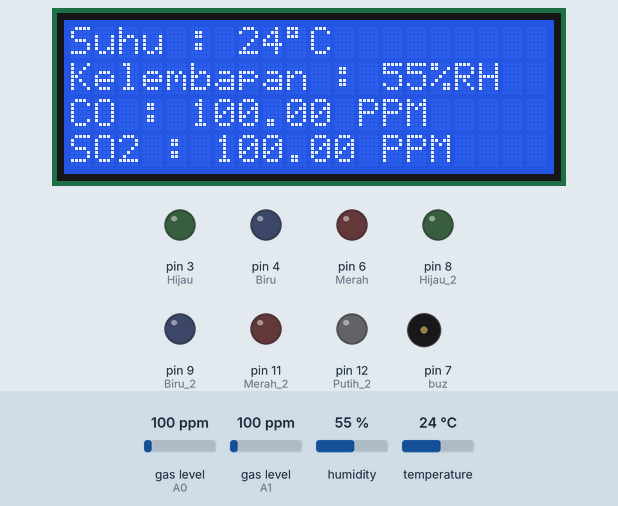
This sketch was run on a simulated Arduino Uno, built with avr-gcc and run on an emulated ATmega328P. On the bench: 20×4 character LCD, output pins drawn as LEDs (lit = HIGH), buzzer (waves = sounding, pin HIGH). Inputs (shaded band) come from the test bench; at power-on: gas level (sensors on A0, A1) 100 ppm, humidity 55 %, temperature 24 °C. Pins used as bus, display or sensor lines are not drawn; what the sketch prints to the serial monitor is not drawn.

Above: at 1.6 s.
1.7 s: gas level (sensor on A0) set to 20 ppm
At 11.7 s:
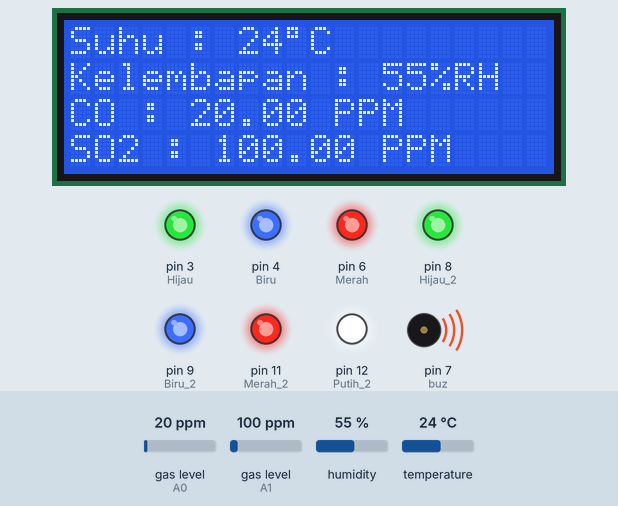
12.1 s: gas level (sensor on A1) set to 20 ppm
At 21.5 s:
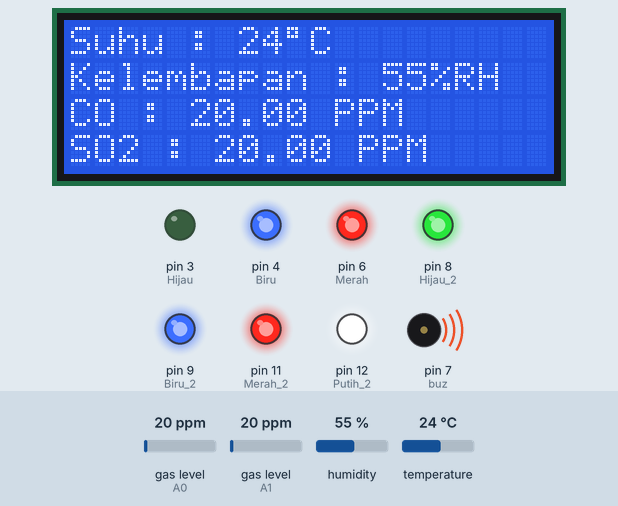
22.2 s: humidity set to 22 %
At 31.2 s:
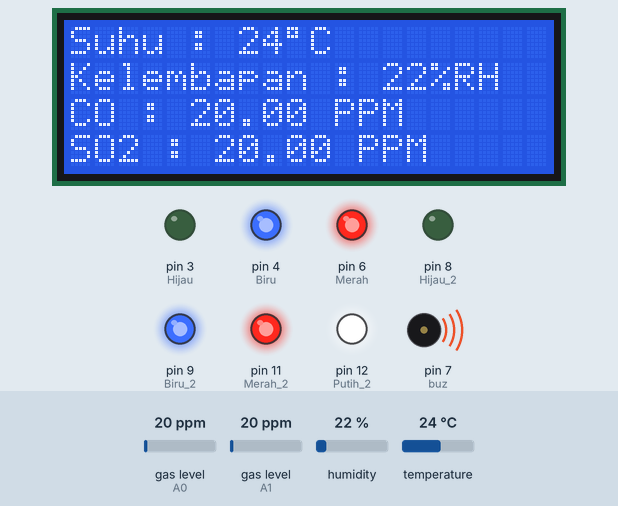
32.2 s: temperature set to 12 °C
At 42.0 s:
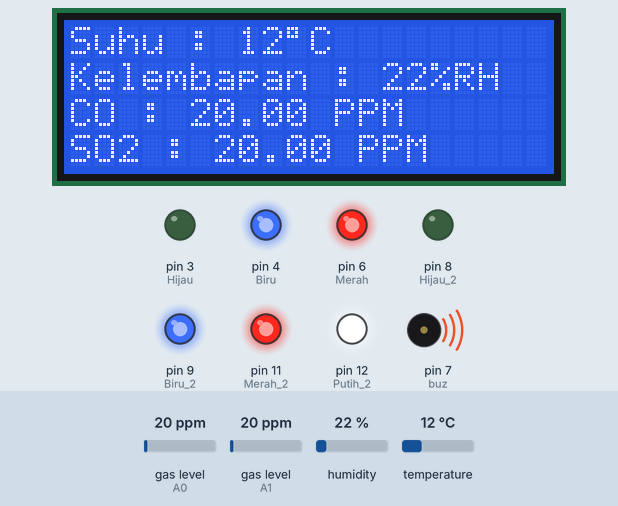
42.3 s: gas level (sensor on A0) set to 250 ppm
At 52.0 s:
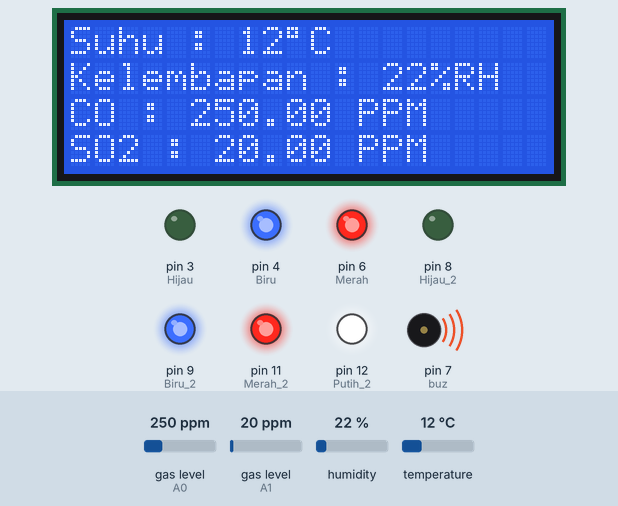
52.4 s: gas level (sensor on A1) set to 250 ppm
At 61.9 s:
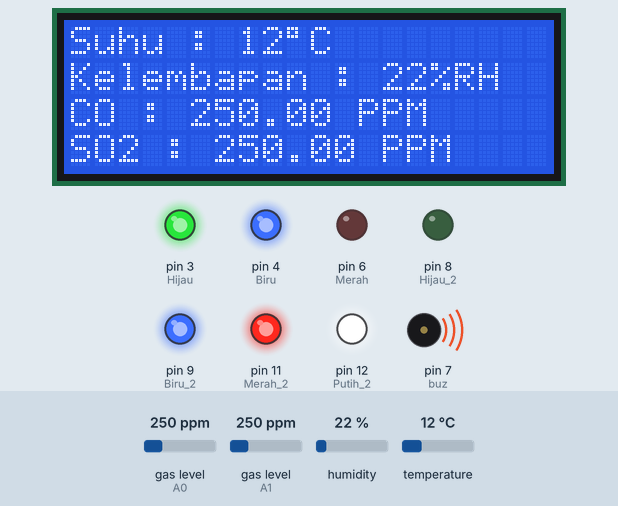
Timing chart, 0 to 72.5 s (numbered marks = the images above; inputs shaded):
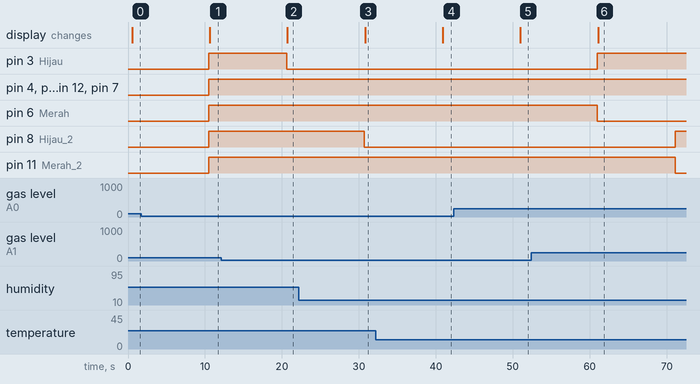

The sketch:

Air_Quality_Sensor.ino
```cpp
#include <DHT.h>  //menyertakan library DHT kedalam program
#include <LiquidCrystal_I2C.h>
#include <MQ135.h>
#include <MQUnifiedsensor.h>
#include <SD.h>
#include <SPI.h>


//Definitions
#define placa "Arduino UNO"
#define Voltage_Resolution 5
#define pin A0          //Analog input 0 of your arduino
#define type "MQ-135"   //MQ135
#define pin2 A1         //Analog input 0 of your arduino
#define type2 "MQ-136"  //MQ135

#define DHTPIN 2       //kita pasang sensor pada pin 2 digital
#define DHTTYPE DHT11  //kita menggunakan jenis sensor DHT11

#define ADC_Bit_Resolution 10   // For arduino UNO/MEGA/NANO
#define RatioMQ135CleanAir 3.6  //RS / R0 = 3.6 ppm
#define RatioMQ136CleanAir 3.6  //RS / R0 = 3.6 ppm

int buz = 7;

const int Hijau = 3;
const int Biru = 4;
const int Kuning = 5;
const int Merah = 6;
const int Putih = 7;
const int Hijau_2 = 8;
const int Biru_2 = 9;
const int Kuning_2 = 10;
const int Merah_2 = 11;
const int Putih_2 = 12;

//Declare Sensor
MQUnifiedsensor MQ135(placa, Voltage_Resolution, ADC_Bit_Resolution, pin, type);
MQUnifiedsensor MQ136(placa, Voltage_Resolution, ADC_Bit_Resolution, pin2, type2);
DHT dht(DHTPIN, DHTTYPE);  //deklarasi pin sensor dengan jenis sensor yang dipilih

LiquidCrystal_I2C lcd(0x27, 20, 4);

void setup() {

  lcd.init();       // Inisiasi LCD
  lcd.backlight();  // Menyalakan Backlight LCD
  dht.begin();      //program komunikasi atau setup untuk sensor DHT
  Serial.begin(9600);

  MQ135.setRegressionMethod(1);  //_PPM =  a*ratio^b
  MQ135.setA(605.18);
  MQ135.setB(-3.937);

  MQ136.setRegressionMethod(1);  //_PPM =  a*ratio^b
  MQ136.setA(40.44);
  MQ136.setB(-1.086);

  MQ135.init();
  MQ136.init();

  float calcR0 = 0;
  for (int i = 1; i <= 10; i++) {
    MQ135.update();  // Update data, the arduino will read the voltage from the analog pin
    calcR0 += MQ135.calibrate(RatioMQ135CleanAir);
  }

  float calcR1 = 0;
  for (int u = 1; u <= 10; u++) {
    MQ136.update();  // Update data, the arduino will read the voltage from the analog pin
    calcR1 += MQ136.calibrate(RatioMQ136CleanAir);
  }
  MQ135.setR0(calcR0 / 10);
  if (isinf(calcR0)) {
    Serial.println("Warning: Conection issue, R0 is infinite (Open circuit detected) please check your wiring and supply");
    while (1)
      ;
  }
  if (calcR0 == 0) {
    Serial.println("Warning: Conection issue found, R0 is zero (Analog pin shorts to ground) please check your wiring and supply");
    while (1)
      ;
  }

  MQ136.setR0(calcR1 / 10);
  if (isinf(calcR1)) {
    Serial.println("Warning: Conection issue, R0 is infinite (Open circuit detected) please check your wiring and supply");
    while (1)
      ;
  }
  if (calcR1 == 0) {
    Serial.println("Warning: Conection issue found, R0 is zero (Analog pin shorts to ground) please check your wiring and supply");
    while (1)
      ;
  }

  pinMode(PIN4, OUTPUT);

  pinMode(Hijau, OUTPUT);
  pinMode(Biru, OUTPUT);
  pinMode(Kuning, OUTPUT);
  pinMode(Merah, OUTPUT);
  pinMode(Putih, OUTPUT);
  pinMode(Hijau_2, OUTPUT);
  pinMode(Biru_2, OUTPUT);
  pinMode(Kuning_2, OUTPUT);
  pinMode(Merah_2, OUTPUT);
  pinMode(Putih_2, OUTPUT);

  pinMode(buz, OUTPUT);

  pinMode(A0, INPUT);
  pinMode(A1, INPUT);


  lcd.setCursor(0, 0);
  lcd.print("Yusuf Cahyo Nugroho");
  lcd.setCursor(0, 1);
  lcd.print("STMIK Sinus");
  lcd.setCursor(0, 2);
  lcd.print("Sistem Informasi");
  lcd.setCursor(0, 3);
  lcd.print("2 September 2023");
  delay(300);
}

void loop() {
  MQ135.update();
  MQ135.readSensor();
  MQ136.update();
  MQ136.readSensor();
  float kelembapan = dht.readHumidity();  //menyimpan nilai kelembapan pada variabel kelembapan
  float suhu = dht.readTemperature();     //menyimpan nilai suhu pada variabel suhu
  lcd.clear();

  //menampilkan nilai suhu pada LCD
  lcd.setCursor(0, 0);
  lcd.print("Suhu : ");
  lcd.print((int)suhu);
  lcd.print((char)223);  //Simbol Derajat di LCD
  lcd.print("C ");

  //menampilkan nilai kelembapan pada LCD
  lcd.setCursor(0, 1);  //
  lcd.print("Kelembapan : ");
  lcd.print((int)kelembapan);
  lcd.print("%RH");

  float CO = MQ135.readSensor();  // Sensor will read PPM co-35ncentration using the model, a and b values set previously or from the setup
  lcd.setCursor(0, 2);
  lcd.print("CO : ");
  lcd.print(CO);
  lcd.print(" PPM");

  float SO2 = MQ136.readSensor();  // Sensor will read PPM concentration using the model, a and b values set previously or from the setup
  lcd.setCursor(0, 3);
  lcd.print("SO2 : ");
  lcd.print(SO2);
  lcd.print(" PPM");

 Serial.print("Suhu : ");
 Serial.print((int)suhu);
 Serial.print("°");  //Simbol Derajat
 Serial.print("C ");

 Serial.print(" | Kelembapan : ");
 Serial.print((int)kelembapan);
 Serial.println("%RH");

 Serial.print("CO : ");
 Serial.print(CO);
 Serial.print(" PPM");

 Serial.print(" | SO2 : ");
 Serial.print(SO2);
 Serial.println(" PPM");
 delay(10000);

    /*
    0 - 50 => SEHAT
    51 - 100 => SEDANG
    101 - 200 => TIDAK SEHAT
    201 - 299 => SANGAT TIDAK SEHAT
    300+ => BERBAHAYA
  */
    /*============= CO ==============*/

    if (CO >= 0){
      digitalWrite(Hijau, LOW);
      digitalWrite(Biru, HIGH);
      digitalWrite(Kuning, HIGH);
      digitalWrite(Merah, HIGH);
      digitalWrite(Putih, HIGH);
    }
    if (CO >= 50){
      digitalWrite(Hijau, HIGH);
      digitalWrite(Biru, LOW);
      digitalWrite(Kuning, HIGH);
      digitalWrite(Merah, HIGH);
      digitalWrite(Putih, HIGH);
    }
    if (CO >= 100){
      digitalWrite(Hijau, HIGH);
      digitalWrite(Biru, HIGH);
      digitalWrite(Kuning, LOW);
      digitalWrite(Merah, HIGH);
      digitalWrite(Putih, HIGH);
    }
    if(CO >= 200){
      digitalWrite(Hijau, HIGH);
      digitalWrite(Biru, HIGH);
      digitalWrite(Kuning, HIGH);
      digitalWrite(Merah, LOW);
      digitalWrite(Putih, HIGH);
    }
    if(CO >= 300){
      digitalWrite(Hijau, HIGH);
      digitalWrite(Biru, HIGH);
      digitalWrite(Kuning, HIGH);
      digitalWrite(Merah, HIGH);
      digitalWrite(Putih, LOW);
    }

    /*============ SO2 ==============*/
    if (SO2 >= 0){
      digitalWrite(Hijau_2, LOW);
      digitalWrite(Biru_2, HIGH);
      digitalWrite(Kuning_2, HIGH);
      digitalWrite(Merah_2, HIGH);
      digitalWrite(Putih_2, HIGH);
    }

    if (SO2 >= 50){
      digitalWrite(Hijau_2, HIGH);
      digitalWrite(Biru_2, LOW);
      digitalWrite(Kuning_2, HIGH);
      digitalWrite(Merah_2, HIGH);
      digitalWrite(Putih_2, HIGH);
    }

    if (SO2 >= 100){
      digitalWrite(Hijau_2, HIGH);
      digitalWrite(Biru_2, HIGH);
      digitalWrite(Kuning_2, LOW);
      digitalWrite(Merah_2, HIGH);
      digitalWrite(Putih_2, HIGH);
    }

    if (SO2 >= 200){
      digitalWrite(Hijau_2, HIGH);
      digitalWrite(Biru_2, HIGH);
      digitalWrite(Kuning_2, HIGH);
      digitalWrite(Merah_2, LOW);
      digitalWrite(Putih_2, HIGH);
    }

    if (SO2 >= 300){
      digitalWrite(Hijau_2, HIGH);
      digitalWrite(Biru_2, HIGH);
      digitalWrite(Kuning_2, HIGH);
      digitalWrite(Merah_2, LOW);
      digitalWrite(Putih_2, HIGH);
    }

}
```

Measured:
- after the input at 1.7 s, the display: changes after 8.9 s (image 1)
- after the input at 12.1 s, the display: changes after 8.6 s (image 2)
- after the input at 22.2 s, the display: changes after 8.6 s (image 3)
- after the input at 32.2 s, the display: changes after 8.7 s (image 4)
- after the input at 42.3 s, the display: changes after 8.7 s (image 5)
- after the input at 52.4 s, pin 8 (Hijau_2): LOW → HIGH after 18.7 s; pin 11 (Merah_2): HIGH → LOW after 18.7 s; the display: changes after 8.7 s (image 6)
